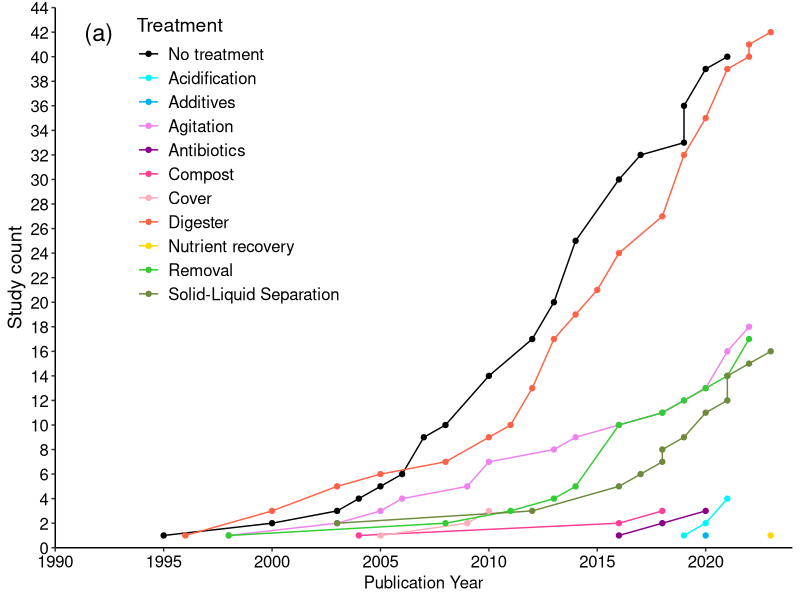
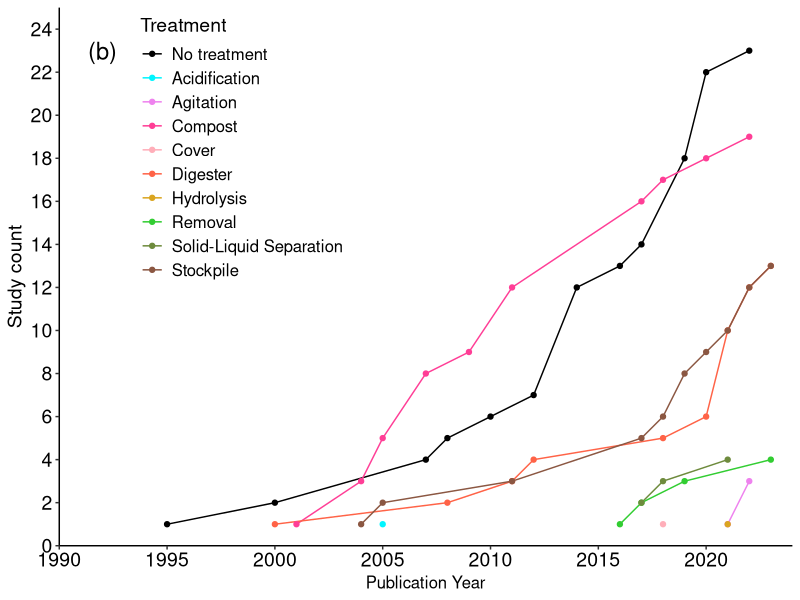
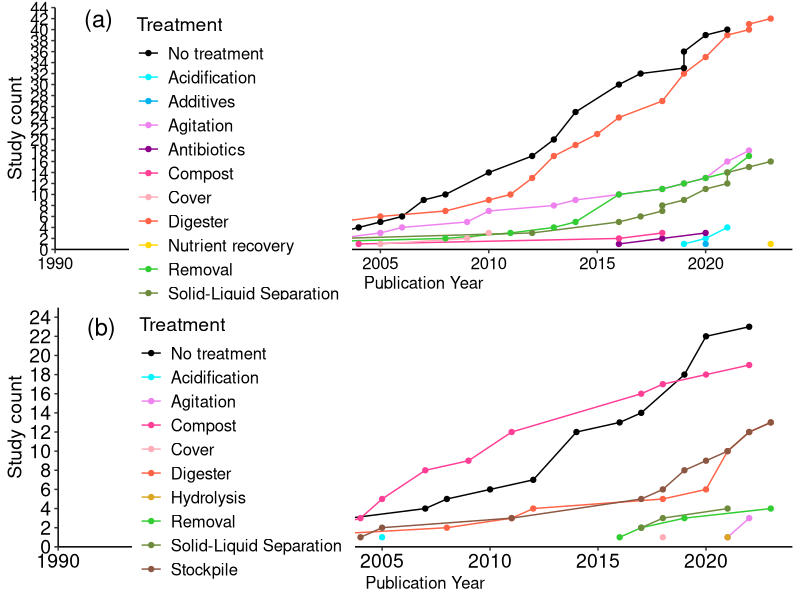

Source code (R) for these figures, in order:
#To prepare figure for treatments, CH4 only
#Figure 4
library(tidyverse); library(ggpubr)

#read data
GHG.CH4 <- read.csv("input/Canada GHG storage lit review data 20240611.csv",header = T)
#obtain studies from storage measurement 
GHG.storage <- GHG.CH4[grepl("Storage", GHG.CH4$GHG.source),]
GHG.storage <- GHG.storage[GHG.storage$CH4 == TRUE,]

#Treatments 
Treat_data <- GHG.storage %>%
  separate_rows(Treatment, sep = ",\\s*") %>%
  separate_rows(Manure.type, sep = ",\\s*") %>%
  group_by(Pub..year, Manure.type, Treatment, ID)
Treat_data <- Treat_data[!(Treat_data$ID %in% c(79,100,101,217) & Treat_data$Manure.type == "Liquid" & Treat_data$Treatment == "Compost"), ] 
Treat_data <- Treat_data[!(Treat_data$ID == '79' & Treat_data$Manure.type == "Solid" & Treat_data$Treatment == "Agitation"), ]
Treat_data <- Treat_data[!(Treat_data$ID == '101' & Treat_data$Manure.type == "Liquid" & Treat_data$Treatment == "Stockpile"), ]
Treat_data[Treat_data$ID %in% c(70,217,225) & Treat_data$Manure.type == "Liquid", "Treatment"] <- 'No treatment'
Treat_data$Treatment[Treat_data$Treatment == "Antibiotic"] <- "Antibiotics"
Treat_data <- Treat_data %>%
  group_by(Pub..year, Manure.type, Treatment) %>%
  summarise(Number = n()) %>%
  ungroup()
Treat_data <- Treat_data %>% 
  mutate(Treatment = as.character(Treatment),
         Treatment = ifelse(is.na(Treatment), "No treatment", Treatment),
         Treatment = as.factor(Treatment))
Treat_data[Treat_data=="Digester "] <- "Digester"
Treat_data[Treat_data=="Solid-Liquid Separation "] <- "Solid-Liquid Separation"


#Set the order for the techniques
Treat_data$Treatment <- factor(Treat_data$Treatment, 
                               levels = c("No treatment", "Acidification", "Additives", 
                                          "Agitation","Antibiotics","Compost", "Cover", 
                                          "Digester", "Hydrolysis","Nutrient recovery",
                                          "Removal","Solid-Liquid Separation","Stockpile"))

tapply(Treat_data$Number,Treat_data$Treatment,sum)
#Changes in Excel
#No treatment #50 22.8%, Acidification #5 2.3%, Additives #1 0.5%, Agitation #22 10.0%, 
#Antibiotics #3 1.4%, Compost #22 10.0%, Cover #5 2.3%, Digester #55 25.1%, 
#Hydrolysis #1 0.5%, Nutrient recovery #1 0.5%, Removal #21 9.6%, 
#Solid-Liquid Separation #20 9.1%, Stockpile #13 5.9%, Total #219 100%

#separate to liquid and solid manure.
Treat_data_liquid <- Treat_data[grep("Liquid", Treat_data$Manure.type),]
Treat_data_liquid <- Treat_data_liquid %>%
  group_by(Pub..year) %>%
  mutate(Percentage = Number / sum(Number) * 100) %>%
  ungroup() %>%
  group_by(Treatment) %>%
  arrange(Pub..year) %>%
  mutate(Treat = cumsum(Number))
tapply(Treat_data_liquid$Number,Treat_data_liquid$Treatment,sum)
#Changes in Excel
#No treatment #17 19.3%, Acidification #3 3.4%, Additives #1 1.1%, Agitation #14 15.9%, 
#Antibiotics #3 3.4%, Compost #3 3.4%, Cover #4 4.5%, Digester #19 21.6%, 
#Hydrolysis #0 0.0%, Nutrient recovery #1 1.1%, Removal #11 12.5%, 
#Solid-Liquid Separation #12 13.6%, Stockpile #0 0%, Total #88 100%

Treat_data_solid <- Treat_data[grep("Solid", Treat_data$Manure.type),]
Treat_data_solid <- Treat_data_solid %>%
  group_by(Pub..year) %>%
  mutate(Percentage = Number / sum(Number) * 100) %>%
  ungroup() %>%
  group_by(Treatment) %>%
  arrange(Pub..year) %>%
  mutate(Treat = cumsum(Number))
tapply(Treat_data_solid$Number,Treat_data_solid$Treatment,sum)
#Changes in Excel
#No treatment #17 19.3%, Acidification #3 3.4%, Additives #1 1.1%, Agitation #14 15.9%, 
#Antibiotics #3 3.4%, Compost #3 3.4%, Cover #4 4.5%, Digester #19 21.6%, 
#Hydrolysis #0 0.0%, Nutrient recovery #1 1.1%, Removal #11 12.5%, 
#Solid-Liquid Separation #12 13.6%, Stockpile #0 0%, Total #88 100%

#Make graph
Figure4a <- ggplot(Treat_data_liquid, aes(x = Pub..year, y = Treat, color = Treatment)) +
  geom_line() +
  geom_point() +
  labs(x = "Publication Year", y = "Study count") +
  scale_color_manual(values = c("No treatment" = "black", "Acidification" = "turquoise1", 
                               "Additives" = "deepskyblue2" , "Agitation" = "violet",
                               "Antibiotics" = "darkmagenta","Compost" = "violetred1",
                               "Cover" = "lightpink1", "Digester" = "tomato1", 
                               "Hydrolysis" = "goldenrod","Nutrient recovery" = "gold",
                               "Removal" = "limegreen","Solid-Liquid Separation" = "darkolivegreen4",
                               "Stockpile" = "lightsalmon4")) +
  theme_classic() +
  theme(axis.text = element_text(size = 12, colour = "black"),
        axis.title.x = element_text(size = 14),
        axis.title.y = element_text(size = 14),
        legend.position = c(0.1, 1),  # Adjust the legend position
        legend.justification = c(0, 1),  # Align the legend to top-left
        legend.title = element_text(size = 14),  # Adjust legend title font size
        legend.text = element_text(size = 12),
        axis.line = element_line(color = "black")) +
  theme(axis.title.x = element_text(size = 12)) +
  scale_y_continuous(limits = c(0, 44), 
                     breaks = seq(0, 44, by = 2),
                     expand = c(0, 0)) +
  scale_x_continuous(limits = c(1990, 2024), 
                     breaks = seq(1990, 2024 , by = 5),
                     expand = c(0, 0)) +
  annotate("text", x = 1992, y = 42, 
           label = "(a)",size = 6)
Figure4a

Figure4b <- ggplot(Treat_data_solid, aes(x = Pub..year, y = Treat, color = Treatment)) +
  geom_line() +
  geom_point() +
  labs(x = "Publication Year", y = "Study count") +
  scale_color_manual(values = c("No treatment" = "black", "Acidification" = "turquoise1", 
                               "Additives" = "deepskyblue2" , "Agitation" = "violet",
                               "Antibiotics" = "darkmagenta","Compost" = "violetred1",
                               "Cover" = "lightpink1", "Digester" = "tomato1", 
                               "Hydrolysis" = "goldenrod","Nutrient recovery" = "gold",
                               "Removal" = "limegreen","Solid-Liquid Separation" = "darkolivegreen4",
                               "Stockpile" = "lightsalmon4")) +
  theme_classic() +
  theme(axis.text = element_text(size = 14, colour = "black"),
        axis.title.x = element_text(size = 14),
        axis.title.y = element_text(size = 14),
        legend.position = c(0.1, 1),  # Adjust the legend position
        legend.justification = c(0, 1),  # Align the legend to top-left
        legend.title = element_text(size = 14),  # Adjust legend title font size
        legend.text = element_text(size = 12),
        axis.line = element_line(color = "black")) +
  theme(axis.title.x = element_text(size = 12)) +
  scale_y_continuous(limits = c(0, 25), 
                     breaks = seq(0, 25, by = 2),
                     expand = c(0, 0)) +
  scale_x_continuous(limits = c(1990, 2024), 
                     breaks = seq(1990, 2024 , by = 5),
                     expand = c(0, 0)) +
  annotate("text", x = 1992, y = 23, 
           label = "(b)",size = 6)
Figure4b



#Export figure
ggsave("output/Figure4 - Treatments (solid or liquid) CH4.png",
       ggarrange(Figure4a, Figure4b,
                 ncol = 1, nrow = 2),
       width = 24, height = 24, units = "cm",
       dpi = 300)
